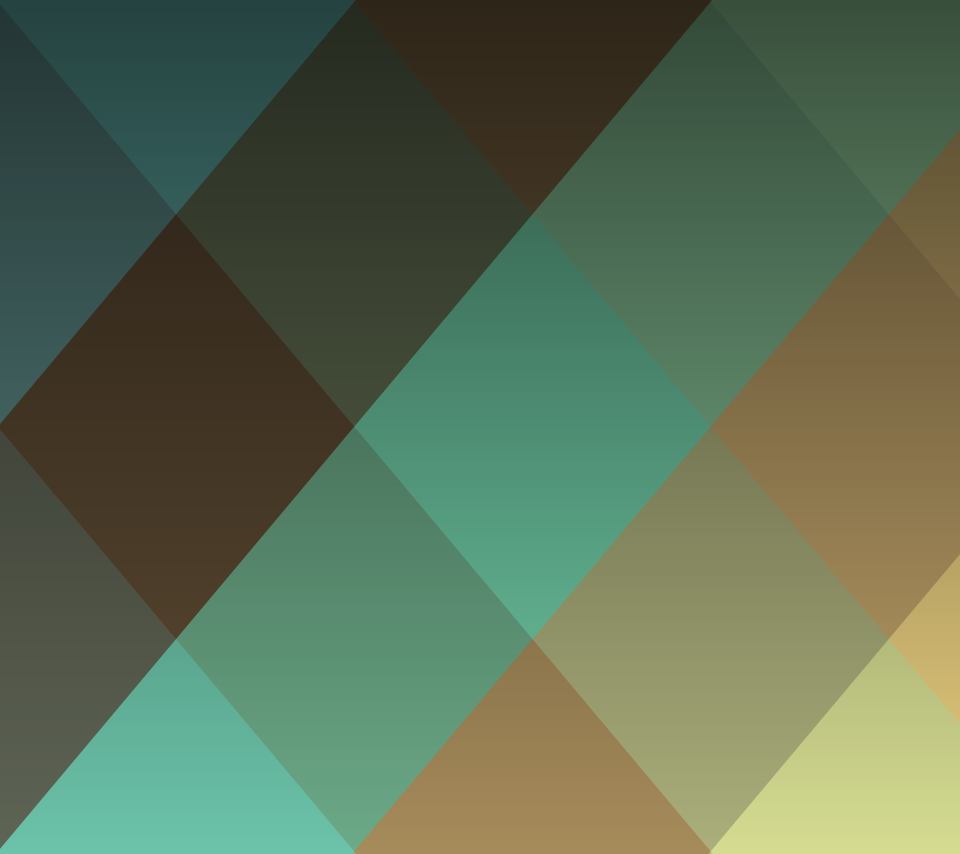
#> input picture paper/tapet_20150104041256_2880x2560.png, 2880 x 2560 px (shown at 1/3 size)
$ python thumb.py tapet_20150104041256_2880x2560.png   (Python 2 division)   (older library calls are emulated)
#> lines starting #> are read from the running program, lines starting #| are printed output that depends on the picture
import os, sys
import Image

size = 128, 128

for infile in sys.argv[1:]:
    outfile = "." + os.path.splitext(infile)[0]
    if infile != outfile:
        try:
            im = Image.open(infile)
#> im is the input picture: PIL image 2880x2560 RGBA; mean R, G, B, A 91.4, 109.4, 83.1, 255
            im.thumbnail(size, Image.ANTIALIAS)
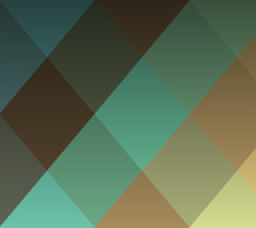
#> im: PIL image 128x114 RGBA (shown 2 times larger); mean R, G, B, A 91.3, 109.3, 83, 255
            im.save(outfile + ".png", "PNG")
        except IOError:
            print "cannot create thumbnail for '%s'" % infile

$ run again, on paper/tapet_20150106010525_2880x2560.png
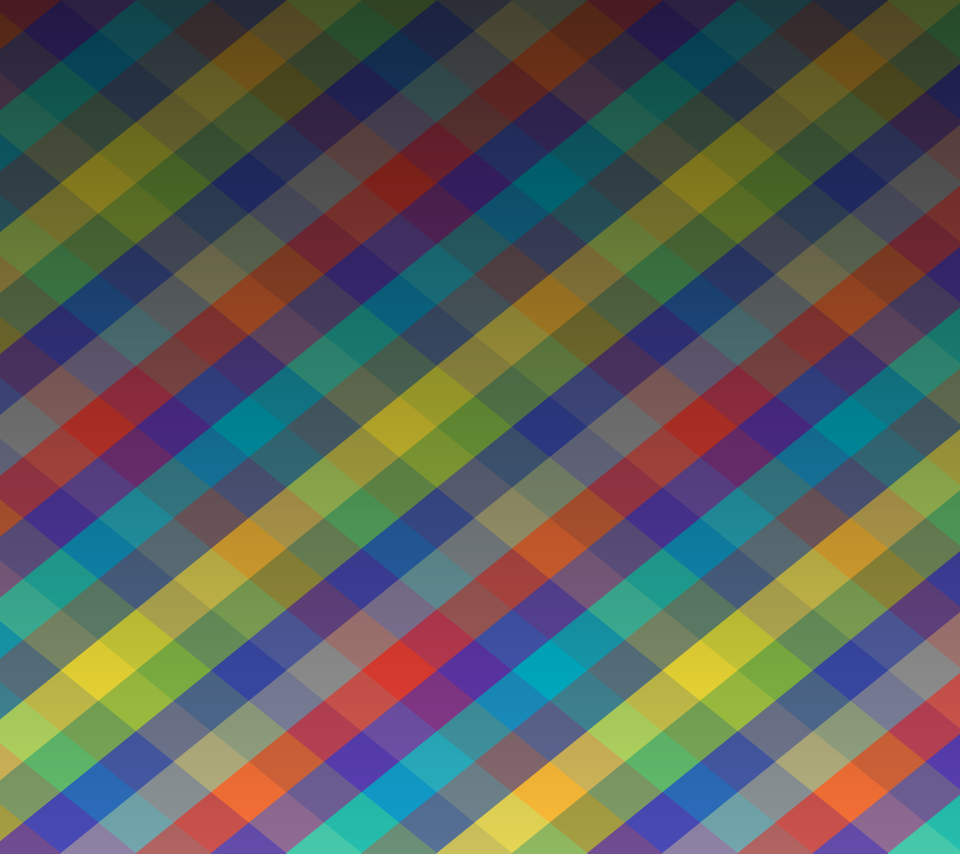
#> input picture paper/tapet_20150106010525_2880x2560.png, 2880 x 2560 px (shown at 1/3 size)
#> im is the input picture: PIL image 2880x2560 RGBA; mean R, G, B, A 90.8, 95.1, 89.9, 255
#> `im.thumbnail(size, Image.ANTIALIAS)`:
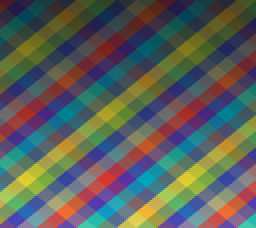
#> im: PIL image 128x114 RGBA (shown 2 times larger); mean R, G, B, A 90.7, 95.1, 89.9, 255

$ run again, on paper/tapet_20150107010633_2880x2560.png
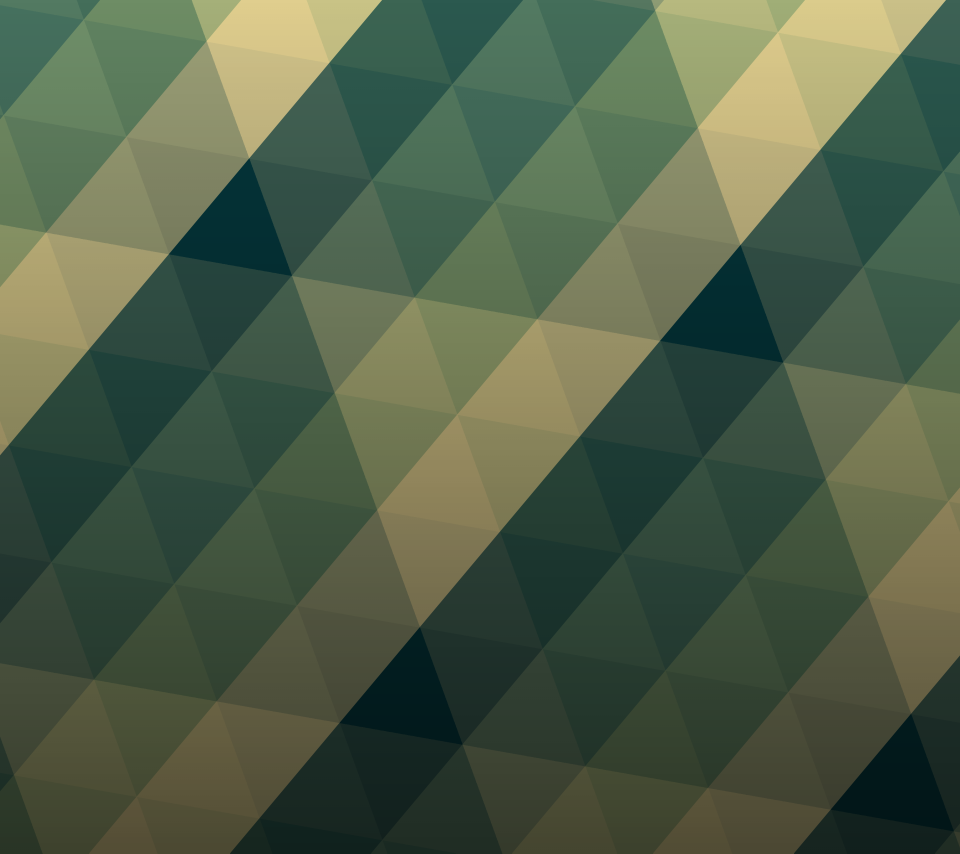
#> input picture paper/tapet_20150107010633_2880x2560.png, 2880 x 2560 px (shown at 1/3 size)
#> im is the input picture: PIL image 2880x2560 RGBA; mean R, G, B, A 78.9, 94.6, 71.6, 255
#> `im.thumbnail(size, Image.ANTIALIAS)`:
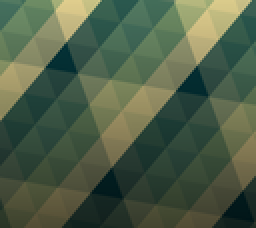
#> im: PIL image 128x114 RGBA (shown 2 times larger); mean R, G, B, A 78.9, 94.6, 71.6, 255
